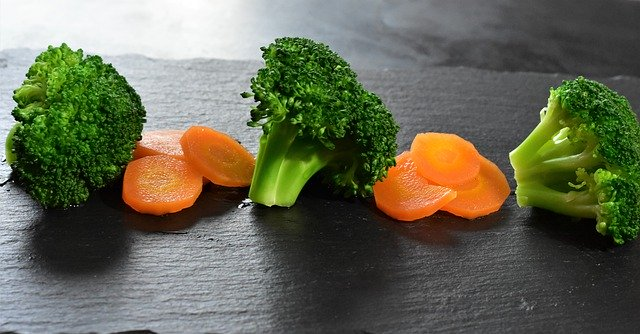
#> input picture Open cv/images/img7.jpg, 640 x 334 px
$ python c2_02_cvtColor.py
#> lines starting #> are read from the running program, lines starting #| are printed output that depends on the picture
### Open cv/c2-computer-vision/imgRead.py
# -*- coding: utf-8 -*-
"""
Created on Mon Jul 22 12:14:04 2024

@author: leehj
"""

import cv2

# 영상을 불러오기
def imgRead(imgPath, imgReadType, imgResWidth, imgResHeight):
#> called with imgPath = '../images/img7.jpg', imgReadType = -1, imgResWidth = 320, imgResHeight = 240
    img = cv2.imread(imgPath, imgReadType)
#> img is the input picture: shape (334, 640, 3); mean B, G, R 82.9, 104, 102.7
    if imgResHeight != 0 | imgResWidth != 0:
        img = cv2.resize(img, (imgResWidth, imgResHeight))
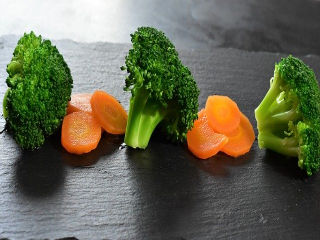
#> img: shape (240, 320, 3); mean B, G, R 82.8, 103.9, 102.5
    return img

### Open cv/c2-computer-vision/createFolder.py
# -*- coding: utf-8 -*-
"""
Created on Mon Jul 22 12:13:44 2024

@author: leehj
"""

import os

# 폴더 생성하기
def createFolder(dir):
    try:
        if not os.path.exists(dir):
            os.makedirs(dir)
    except OSError:
        print ('Error: createFolder')

### Open cv/c2-computer-vision/c2_02_cvtColor.py
# -*- coding: utf-8 -*-
"""
Created on Mon Jul 22 11:59:29 2024

@author: leehj
"""

# 색상 공간 변환 예제 (c2.cvtColor.py)

# 관련 라이브러리 선언
import numpy as np
import cv2
from imgRead import imgRead
from createFolder import createFolder

#%%
# 영상 읽기 : width=320, height=240
img1 = imgRead("../images/img7.jpg", cv2.IMREAD_UNCHANGED, 320, 240)

#%%
# 색상 공간 변환
# 색상(Hue), 채도(Saturation), 명도(Value)의 좌표를 써서 특정한 색을 지정한다
res1 = cv2.cvtColor(img1, cv2.COLOR_BGR2HSV)
#> res1: shape (240, 320, 3); mean H, S, V 57.3, 79.7, 113.9

#%%
# 색상 공간 분할 및 병합
#res1_split = cv2.split(res1)
res1_split = list(cv2.split(res1)) # 튜플을 리스트 변환
#> res1_split = 3 items
res1_split[2] = cv2.add(res1_split[2], 100) # 명도(V)에 100을 더함
res1_merge = cv2.merge(res1_split)
#> res1_merge: shape (240, 320, 3); mean H, S, V 57.3, 79.7, 198.7
res1_merge = cv2.cvtColor(res1_merge, cv2.COLOR_HSV2BGR)
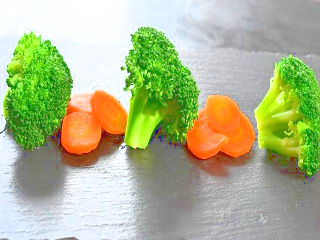
#> res1_merge: shape (240, 320, 3); mean B, G, R 142.5, 184.3, 174.6

#%%
# 결과 영상 출력
displays = [("input1", img1), # 원본
            ("res1", res1),   # HSV
            ("res2", res1_split[0]), # H 영상
            ("res3", res1_split[1]), # S 영상
            ("res4", res1_split[2]), # V 영상
            ("res5", res1_merge)]    # 밝기가 조정된 RGB영상
for (name, out) in displays:
    cv2.imshow(name, out)
#> this loop made 6 passes
#> name on passes 1 to 6: 'input1', 'res1', 'res2', 'res3', 'res4', 'res5'

# 키보드 입력을 기다린 후 모든 영상창 닫기
cv2.waitKey(0)
cv2.destroyAllWindows()

# 영상 저장
save_dir = '../code_res_imgs/c2_cvtColor'
createFolder(save_dir)
for (name, out) in displays:
    cv2.imwrite(save_dir+"/"+name+".jpg", out)

$ run again, with Open cv/images/img1.jpg copied over Open cv/images/img7.jpg
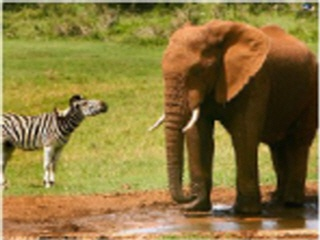
#> input picture Open cv/images/img1.jpg, 320 x 240 px
#> in imgRead, img is the input picture: shape (240, 320, 3); mean B, G, R 60.1, 118.6, 138.3
#> res1: shape (240, 320, 3); mean H, S, V 23.2, 157.4, 139.3
#> res1_split = 3 items
#> `res1_merge = cv2.cvtColor(res1_merge, cv2.COLOR_HSV2BGR)`:
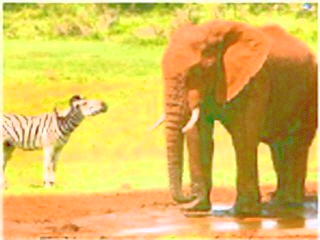
#> res1_merge: shape (240, 320, 3); mean B, G, R 89.7, 189.3, 221.7
#> the loop `for (name, out) in displays:` made 6 passes
#> name on passes 1 to 6: 'input1', 'res1', 'res2', 'res3', 'res4', 'res5'

$ run again, with Open cv/images/img10.jpg copied over Open cv/images/img7.jpg
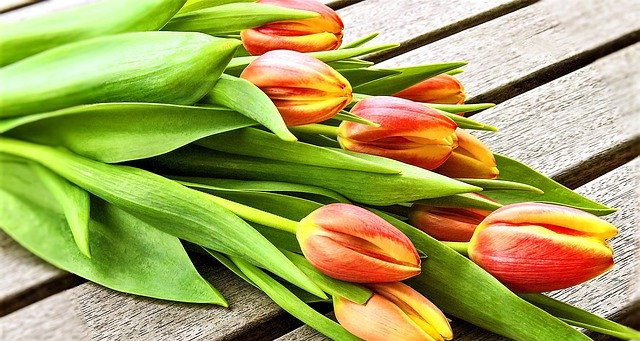
#> input picture Open cv/images/img10.jpg, 640 x 341 px
#> in imgRead, img is the input picture: shape (341, 640, 3); mean B, G, R 89.7, 162.3, 163.6
#> in imgRead, `img = cv2.resize(img, (imgResWidth, imgResHeight))`:
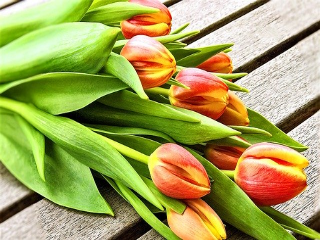
#> img: shape (240, 320, 3); mean B, G, R 89.6, 162.2, 163.5
#> res1: shape (240, 320, 3); mean H, S, V 31.4, 146.7, 182.6
#> res1_split = 3 items
#> `res1_merge = cv2.cvtColor(res1_merge, cv2.COLOR_HSV2BGR)`:
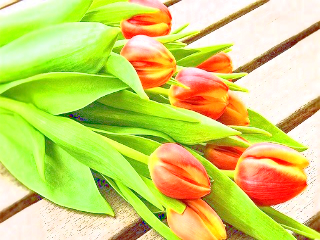
#> res1_merge: shape (240, 320, 3); mean B, G, R 104.4, 209, 207.3
#> the loop `for (name, out) in displays:` made 6 passes
#> name on passes 1 to 6: 'input1', 'res1', 'res2', 'res3', 'res4', 'res5'

$ run again, with Open cv/images/img11.jpg copied over Open cv/images/img7.jpg
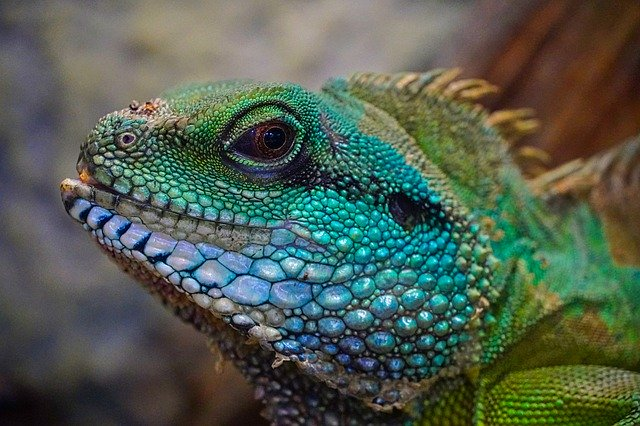
#> input picture Open cv/images/img11.jpg, 640 x 426 px
#> in imgRead, img is the input picture: shape (426, 640, 3); mean B, G, R 80.3, 93.4, 81.4
#> in imgRead, `img = cv2.resize(img, (imgResWidth, imgResHeight))`:
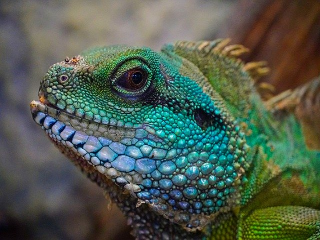
#> img: shape (240, 320, 3); mean B, G, R 80.2, 93.3, 81.2
#> res1: shape (240, 320, 3); mean H, S, V 59.4, 101.4, 103.1
#> res1_split = 3 items
#> `res1_merge = cv2.cvtColor(res1_merge, cv2.COLOR_HSV2BGR)`:
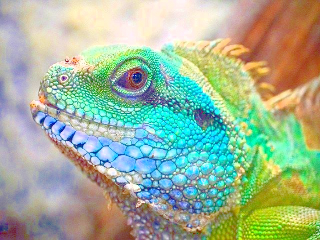
#> res1_merge: shape (240, 320, 3); mean B, G, R 152.4, 179.2, 159.6
#> the loop `for (name, out) in displays:` made 6 passes
#> name on passes 1 to 6: 'input1', 'res1', 'res2', 'res3', 'res4', 'res5'
